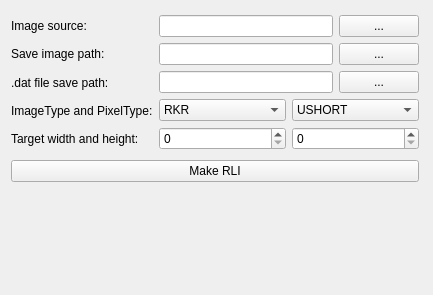
<?xml version="1.0" encoding="UTF-8"?>
<ui version="4.0">
 <class>MainWindow</class>
 <widget class="QMainWindow" name="MainWindow">
  <property name="windowModality">
   <enum>Qt::ApplicationModal</enum>
  </property>
  <property name="enabled">
   <bool>true</bool>
  </property>
  <property name="geometry">
   <rect>
    <x>0</x>
    <y>0</y>
    <width>433</width>
    <height>295</height>
   </rect>
  </property>
  <property name="sizePolicy">
   <sizepolicy hsizetype="Minimum" vsizetype="Minimum">
    <horstretch>0</horstretch>
    <verstretch>0</verstretch>
   </sizepolicy>
  </property>
  <property name="windowTitle">
   <string>MainWindow</string>
  </property>
  <widget class="QWidget" name="centralWidget">
   <widget class="QWidget" name="">
    <property name="geometry">
     <rect>
      <x>0</x>
      <y>0</y>
      <width>430</width>
      <height>197</height>
     </rect>
    </property>
    <layout class="QVBoxLayout" name="verticalLayout_3">
     <item>
      <layout class="QHBoxLayout" name="horizontalLayout_5">
       <item>
        <layout class="QVBoxLayout" name="verticalLayout_2">
         <item>
          <widget class="QLabel" name="label">
           <property name="text">
            <string>Image source:</string>
           </property>
          </widget>
         </item>
         <item>
          <widget class="QLabel" name="label_5">
           <property name="text">
            <string>Save image path:</string>
           </property>
          </widget>
         </item>
         <item>
          <widget class="QLabel" name="label_2">
           <property name="text">
            <string>.dat file save path:</string>
           </property>
          </widget>
         </item>
         <item>
          <widget class="QLabel" name="label_3">
           <property name="text">
            <string>ImageType and PixelType:</string>
           </property>
          </widget>
         </item>
         <item>
          <widget class="QLabel" name="label_4">
           <property name="text">
            <string>Target width and height:</string>
           </property>
          </widget>
         </item>
        </layout>
       </item>
       <item>
        <layout class="QVBoxLayout" name="verticalLayout">
         <item>
          <layout class="QHBoxLayout" name="horizontalLayout">
           <item>
            <widget class="QLineEdit" name="sourcePathLineEdit"/>
           </item>
           <item>
            <widget class="QPushButton" name="selectSourcePathButton">
             <property name="text">
              <string>...</string>
             </property>
            </widget>
           </item>
          </layout>
         </item>
         <item>
          <layout class="QHBoxLayout" name="horizontalLayout_6">
           <item>
            <widget class="QLineEdit" name="saveImageLineEdit"/>
           </item>
           <item>
            <widget class="QPushButton" name="selectSaveImagePathButton">
             <property name="text">
              <string>...</string>
             </property>
            </widget>
           </item>
          </layout>
         </item>
         <item>
          <layout class="QHBoxLayout" name="horizontalLayout_2">
           <item>
            <widget class="QLineEdit" name="datFileSavePathLineEdit"/>
           </item>
           <item>
            <widget class="QPushButton" name="selectDatSavePathLineEdit">
             <property name="text">
              <string>...</string>
             </property>
            </widget>
           </item>
          </layout>
         </item>
         <item>
          <layout class="QHBoxLayout" name="horizontalLayout_3">
           <item>
            <widget class="QComboBox" name="imageTypeComboBox">
             <item>
              <property name="text">
               <string>RKR</string>
              </property>
             </item>
             <item>
              <property name="text">
               <string>SRLI</string>
              </property>
             </item>
             <item>
              <property name="text">
               <string>RRLI</string>
              </property>
             </item>
            </widget>
           </item>
           <item>
            <widget class="QComboBox" name="pixelTypeComboBox">
             <item>
              <property name="text">
               <string>USHORT</string>
              </property>
             </item>
             <item>
              <property name="text">
               <string>UINT</string>
              </property>
             </item>
             <item>
              <property name="text">
               <string>FLOAT</string>
              </property>
             </item>
            </widget>
           </item>
          </layout>
         </item>
         <item>
          <layout class="QHBoxLayout" name="horizontalLayout_4">
           <item>
            <widget class="QSpinBox" name="targetWidthComboBox">
             <property name="maximum">
              <number>2147483647</number>
             </property>
            </widget>
           </item>
           <item>
            <widget class="QSpinBox" name="targetHeigthComboBox">
             <property name="maximum">
              <number>2147483647</number>
             </property>
            </widget>
           </item>
          </layout>
         </item>
        </layout>
       </item>
      </layout>
     </item>
     <item>
      <widget class="QPushButton" name="makeRLIButton">
       <property name="text">
        <string>Make RLI</string>
       </property>
      </widget>
     </item>
    </layout>
   </widget>
  </widget>
 </widget>
 <layoutdefault spacing="6" margin="11"/>
 <resources/>
 <connections/>
</ui>
